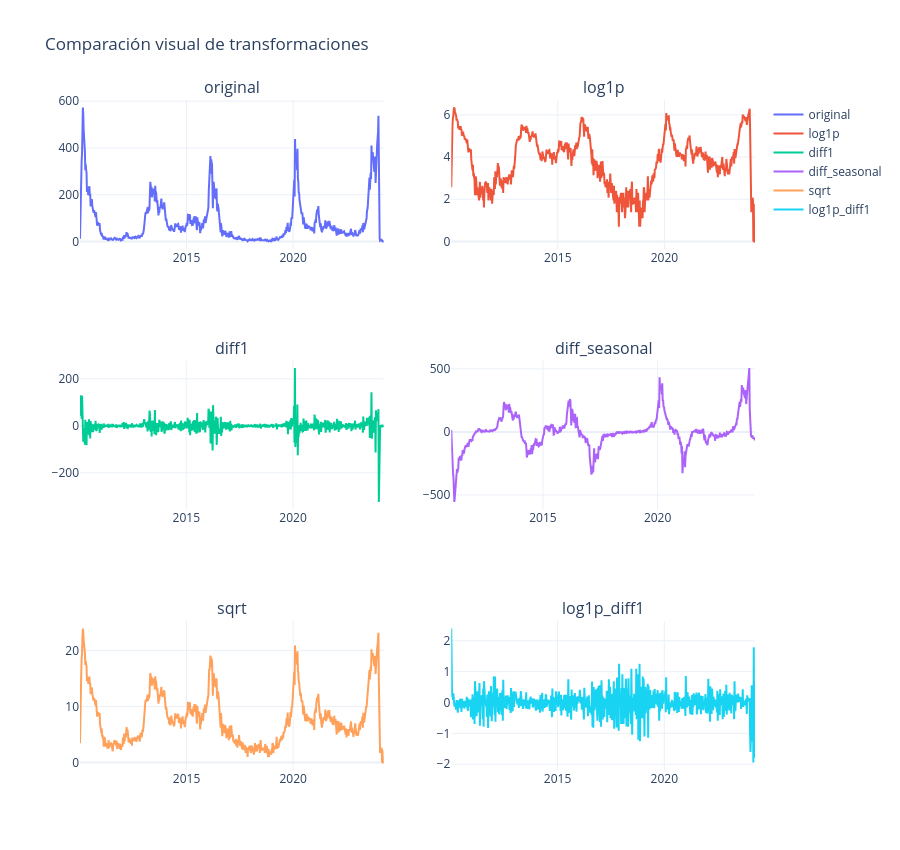

The code cell stored with this chart in its notebook:
### Markdown cell above
### Conclusión de la sección 7
Todas las transformaciones evaluadas resultan favorables bajo el criterio conjunto ADF/KPSS al 5%, pero no todas son igual de convenientes para pronóstico. `log1p` y raíz cuadrada conservan una relación directa con conteos y reducen la influencia de picos; las diferencias simple y estacional estacionarizan con fuerza, aunque sacrifican interpretabilidad directa. Para fases posteriores, `log1p(casos)` es una opción equilibrada porque maneja ceros, estabiliza varianza y mantiene una escala recuperable.

### Code cell
# Visualización de transformaciones
fig = make_subplots(rows=3, cols=2, shared_xaxes=False,
                    subplot_titles=transformaciones)
for i, nombre in enumerate(transformaciones):
    x = transformar_serie(serie, nombre, SEASONAL_PERIOD)
    fig.add_trace(go.Scatter(x=x.index, y=x, name=nombre), row=i//2 + 1, col=i%2 + 1)
fig.update_layout(height=850, template='plotly_white', title='Comparación visual de transformaciones')
fig.show()

### Figure 1 — Plotly figure (JSON) as saved in the notebook; plotly's stock layout.template omitted (floating-point values rounded to 4 significant figures; data arrays with more than 128 entries replaced by an {"elided": "..."} marker saying what was removed)
{"data": [{"name": "original", "type": "scatter", "x": {"elided": "744 str values"}, "xaxis": "x", "y": {"elided": "744 int values"}, "yaxis": "y"}, {"name": "log1p", "type": "scatter", "x": {"elided": "744 str values"}, "xaxis": "x2", "y": {"elided": "744 float values"}, "yaxis": "y2"}, {"name": "diff1", "type": "scatter", "x": {"elided": "743 str values"}, "xaxis": "x3", "y": {"elided": "743 float values"}, "yaxis": "y3"}, {"name": "diff_seasonal", "type": "scatter", "x": {"elided": "692 str values"}, "xaxis": "x4", "y": {"elided": "692 float values"}, "yaxis": "y4"}, {"name": "sqrt", "type": "scatter", "x": {"elided": "744 str values"}, "xaxis": "x5", "y": {"elided": "744 float values"}, "yaxis": "y5"}, {"name": "log1p_diff1", "type": "scatter", "x": {"elided": "743 str values"}, "xaxis": "x6", "y": {"elided": "743 float values"}, "yaxis": "y6"}], "layout": {"annotations": [{"font": {"size": 16}, "showarrow": false, "text": "original", "x": 0.225, "xanchor": "center", "xref": "paper", "y": 1, "yanchor": "bottom", "yref": "paper"}, {"font": {"size": 16}, "showarrow": false, "text": "log1p", "x": 0.775, "xanchor": "center", "xref": "paper", "y": 1, "yanchor": "bottom", "yref": "paper"}, {"font": {"size": 16}, "showarrow": false, "text": "diff1", "x": 0.225, "xanchor": "center", "xref": "paper", "y": 0.6111, "yanchor": "bottom", "yref": "paper"}, {"font": {"size": 16}, "showarrow": false, "text": "diff_seasonal", "x": 0.775, "xanchor": "center", "xref": "paper", "y": 0.6111, "yanchor": "bottom", "yref": "paper"}, {"font": {"size": 16}, "showarrow": false, "text": "sqrt", "x": 0.225, "xanchor": "center", "xref": "paper", "y": 0.2222, "yanchor": "bottom", "yref": "paper"}, {"font": {"size": 16}, "showarrow": false, "text": "log1p_diff1", "x": 0.775, "xanchor": "center", "xref": "paper", "y": 0.2222, "yanchor": "bottom", "yref": "paper"}], "height": 850, "title": {"text": "Comparación visual de transformaciones"}, "xaxis": {"anchor": "y", "domain": [0, 0.45]}, "xaxis2": {"anchor": "y2", "domain": [0.55, 1]}, "xaxis3": {"anchor": "y3", "domain": [0, 0.45]}, "xaxis4": {"anchor": "y4", "domain": [0.55, 1]}, "xaxis5": {"anchor": "y5", "domain": [0, 0.45]}, "xaxis6": {"anchor": "y6", "domain": [0.55, 1]}, "yaxis": {"anchor": "x", "domain": [0.7778, 1]}, "yaxis2": {"anchor": "x2", "domain": [0.7778, 1]}, "yaxis3": {"anchor": "x3", "domain": [0.3889, 0.6111]}, "yaxis4": {"anchor": "x4", "domain": [0.3889, 0.6111]}, "yaxis5": {"anchor": "x5", "domain": [0, 0.2222]}, "yaxis6": {"anchor": "x6", "domain": [0, 0.2222]}}}
